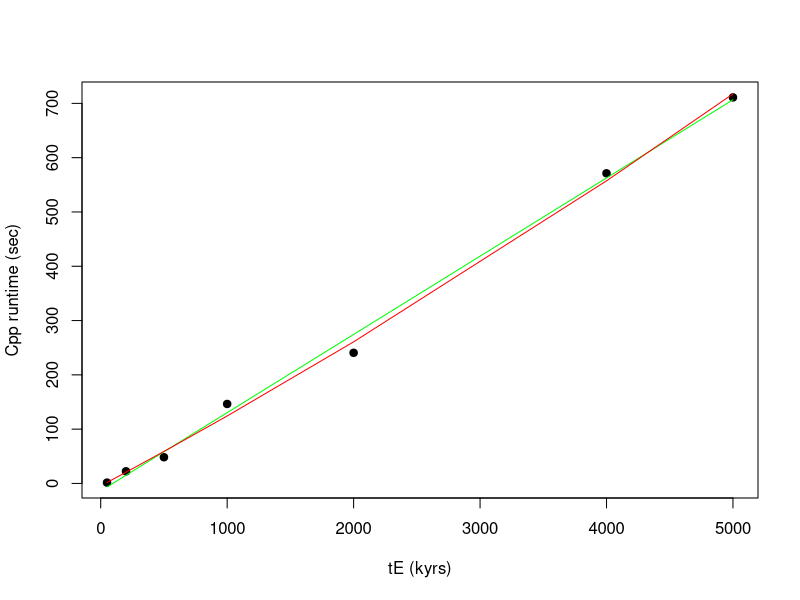

The R script that drew this image:
heavy <- FALSE
if(heavy){
  #  LargeAdaptTimeMildExtendedSpanMemHeavy results
  x <-c(50,200,500,1000,2000,4000) # tE in kyrs
  y <- c(1.08,1.31,1.92,3.05,6.62,13.27) #R part runtime
  z <- c(1.69,28.7,1.07 * 60,3.82*60, 7.71 * 60, 21.5 * 60) #cpp part runtime
}else{
  #  LargeAdaptTimeMildExtendedSpan results
  x <-c(50,200,500,1000,2000,4000, 5000) # tE in kyrs
  y <- c(0.72,0.86,1.49,2.6,5.09,10.52, 14.89) #R part runtime
  z <- c(1.56,22.36,48.27,2.44 * 60, 4.01 * 60, 9.52*60, 11.85 * 60) #cpp part runtime
}



df <- data.frame(x, y) 
df2 <- data.frame(x,z) 

##### 
#fit1 <- lm(y~x, data=df)
# fit2 <- lm(y~poly(x,2,raw=TRUE), data=df)
# fit3 <- lm(y~poly(x,3,raw=TRUE), data=df)
# fit4 <- lm(y~poly(x,4,raw=TRUE), data=df)
# fit5 <- lm(y~poly(x,5,raw=TRUE), data=df)
#plot(df$x, df$y, pch=19, xlab='tE (kyrs)', ylab='R runtime (sec)')

#####
fit1 <- lm(z~x, data=df2)
fit2 <- lm(z~poly(x,2,raw=TRUE), data=df2)
fit3 <- lm(z~poly(x,3,raw=TRUE), data=df2)
# fit4 <- lm(z~poly(x,4,raw=TRUE), data=df2)
# fit5 <- lm(z~poly(x,5,raw=TRUE), data=df2)

plot(df2$x, df2$z, pch=19, xlab='tE (kyrs)', ylab='Cpp runtime (sec)')

#define x-axis values
x_axis <- x

#add curve of each model to plot
lines(x_axis, predict(fit1, data.frame(x=x_axis)), col='green')
lines(x_axis, predict(fit2, data.frame(x=x_axis)), col='red')
# lines(x_axis, predict(fit3, data.frame(x=x_axis)), col='purple')
# lines(x_axis, predict(fit4, data.frame(x=x_axis)), col='blue')
# lines(x_axis, predict(fit5, data.frame(x=x_axis)), col='orange')